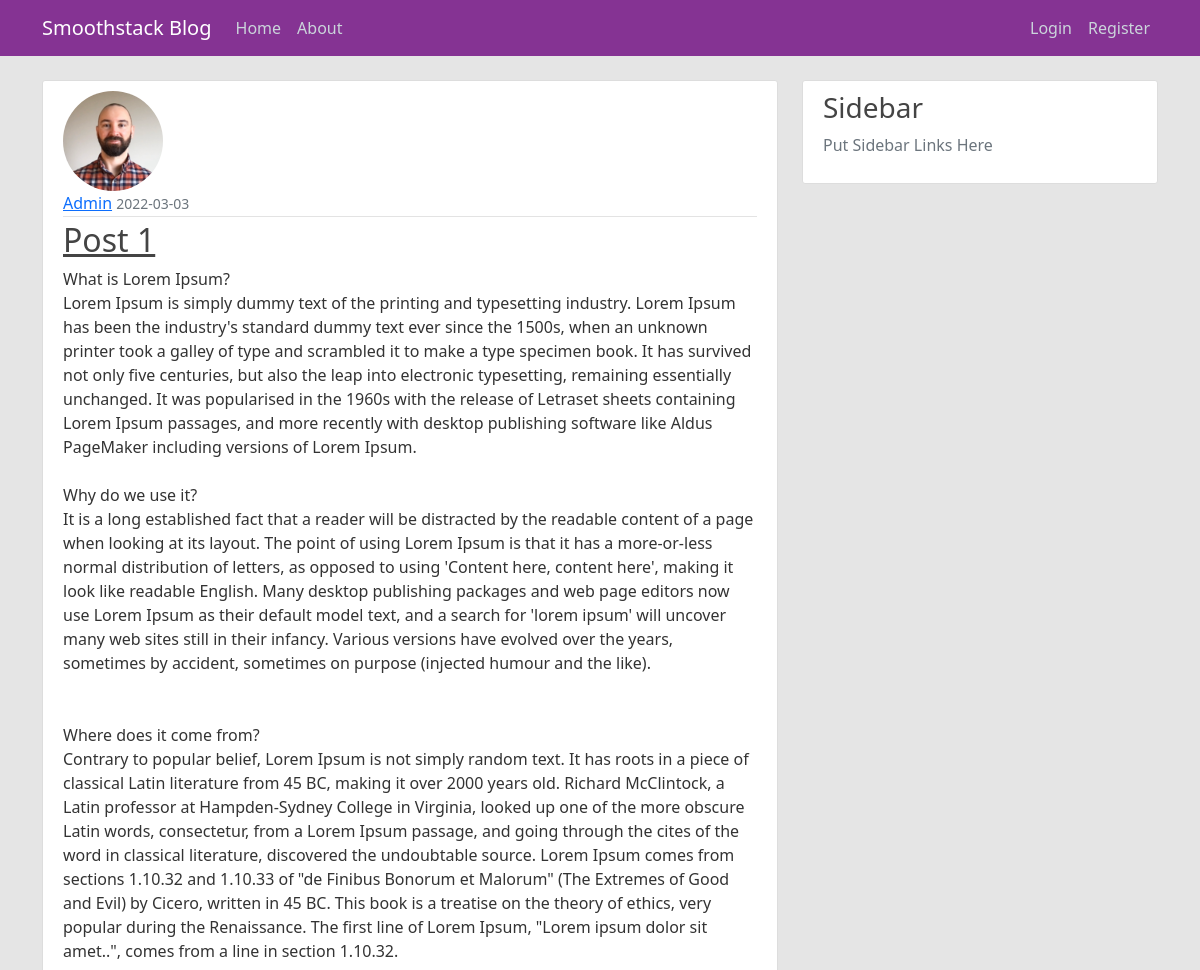
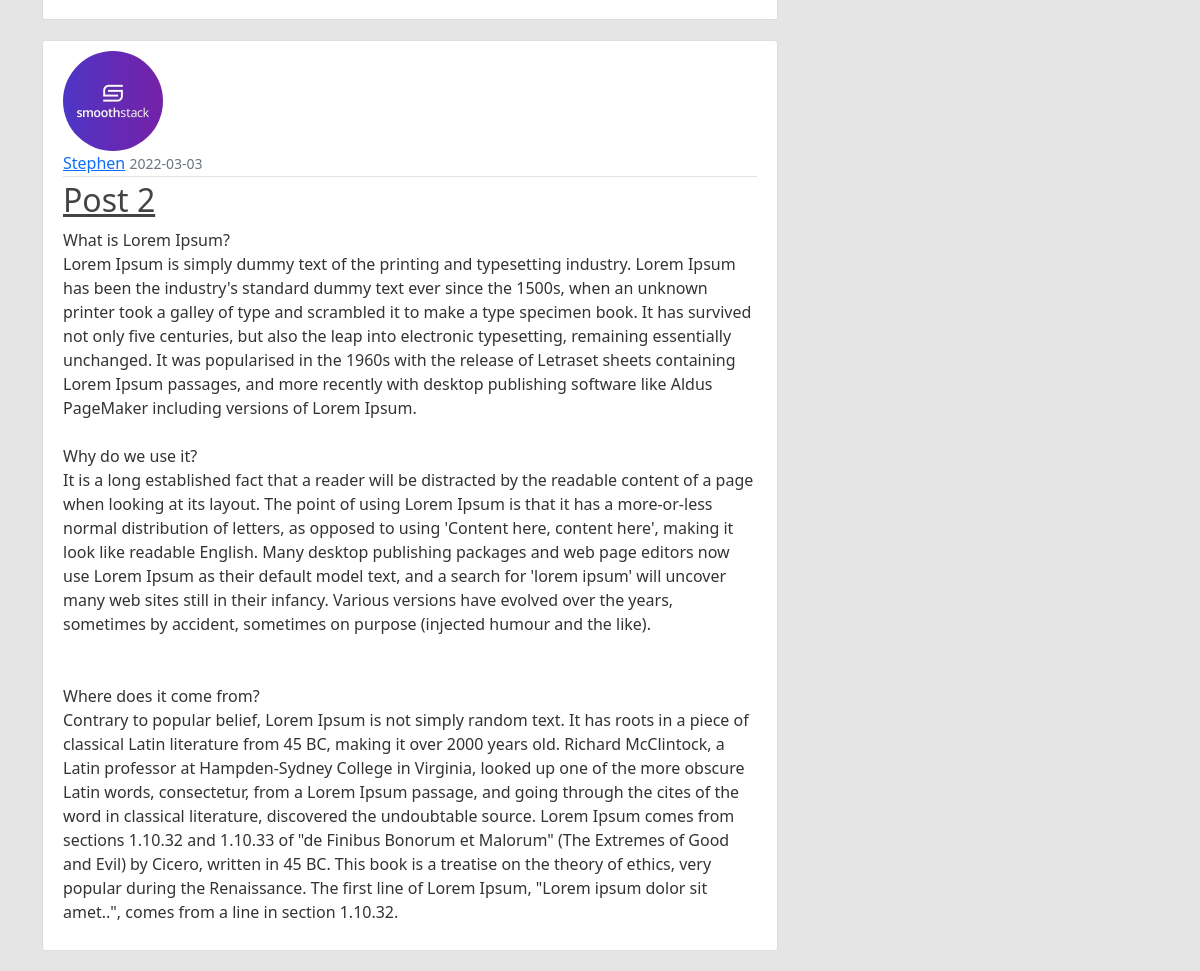
The page /home on the database its author committed (2 pictures, top to bottom).
### app_package/models.py (models this page shows, shortened)
class Post(db.Model):
    id = db.Column(db.Integer, primary_key=True)
    title = db.Column(db.String(100), nullable=False)
    date_posted = db.Column(db.DateTime, nullable=False, default=datetime.utcnow)
    content = db.Column(db.Text, nullable=False)
    user_id = db.Column(db.Integer, db.ForeignKey('user.id'), nullable=False)

class User(db.Model, UserMixin):
    id = db.Column(db.Integer, primary_key=True)
    username = db.Column(db.String(20), unique=True, nullable=False)
    email = db.Column(db.String(120), unique=True, nullable=False)
    image_file = db.Column(db.String(20), nullable=False, default='default.jpg')
    password = db.Column(db.String(60), nullable=False)
    posts = db.relationship('Post', backref='author', lazy=True)

### app_package/routes.py (the view)
@application.route("/")
@application.route("/home")
def home():
    posts = Post.query.all()
    return render_template("home.html", title="Home", posts=posts)

### app_package/templates/home.html (shortened to what this page needs)
{% extends "layout.html" %}
{% block content %}
    {% for post in posts %}
        <article class="media content-section">
            <img style="height: 100px; width: 100px" class="rounded-circle aricle-img" src="{{ url_for("static", filename="profile_pics/" + post.author.image_file) }}">
          <div class="media-body">
            <div class="article-metadata">
              <a class="mr-2" href="#">{{ post.author.username }}</a>
              <small class="text-muted">{{ post.date_posted.strftime("%Y-%m-%d") }}</small>
            </div>
            <h2><a class="article-title" href="{{ url_for("post", post_id=post.id) }}">{{ post.title }}</a></h2>
            <p class="article-content">{{ post.content }}</p>
          </div>
        </article>
    {% endfor %}
{% endblock content %}

### app_package/templates/layout.html (shortened to what this page needs)
<!DOCTYPE html>
<html lang="en">
    <head>
        <link href="https://cdn.jsdelivr.net/npm/bootstrap@5.1.3/dist/css/bootstrap.min.css" rel="stylesheet">
        <link rel="stylesheet" type="text/css" href="{{ url_for("static", filename="main.css") }}">
    </head>
    <body style="background-color: #E5E5E5">
        <header class="site-header">
          <nav class="navbar navbar-expand-md navbar-dark bg-steel fixed-top">
            <div class="container">
              <a class="navbar-brand mr-4" href="/">Smoothstack Blog</a>
              <div class="collapse navbar-collapse" id="navbarToggle">
                <div class="navbar-nav">
                  <a class="nav-item nav-link" href="{{ url_for("home") }}">Home</a>
                  <a class="nav-item nav-link" href="{{ url_for("about") }}">About</a>
                </div>
                <div class="navbar-nav ms-auto">
                  {% if current_user.is_authenticated %}
                      <a class="nav-item nav-link" href="{{ url_for("new_post") }}">New Post</a>
                      <a class="nav-item nav-link" href="{{ url_for("account") }}">Account</a>
                      <a class="nav-item nav-link" href="{{ url_for("logout") }}">Logout</a>
                  {% else %}
                      <a class="nav-item nav-link" href="{{ url_for("login") }}">Login</a>
                      <a class="nav-item nav-link" href="{{ url_for("register") }}">Register</a>
                  {% endif %}
                </div>
              </div>
            </div>
          </nav>
        </header>
        <main role="main" class="container">
          <div class="row">
            <div class="col-md-8" style="margin: auto">
              {% block content %}{% endblock %}
            </div>
            <div class="col-md-4">
              <div class="content-section">
                <h3>Sidebar</h3>
                <p class='text-muted'>Put Sidebar Links Here
                </p>
              </div>
            </div>
          </div>
        </main>
    </body>
</html>

### app_package/static/main.css (style rules this page uses)
body { background: #fafafa; color: #333333; margin-top: 5rem; }
h1, h2, h3, h4, h5, h6 { color: #444444; }
.bg-steel { background-color: #853393; }
.site-header .navbar-nav .nav-link { color: #cbd5db; }
.content-section { background: #ffffff; padding: 10px 20px; border: 1px solid #dddddd; border-radius: 3px; margin-bottom: 20px; }
.article-title { color: #444444; }
.article-content { white-space: pre-line; }
.article-metadata { padding-bottom: 1px; margin-bottom: 4px; border-bottom: 1px solid #e3e3e3 }

### rows shown on the page
Post: image_file (picture), author.username "Admin", date_posted "2022-03-03", title "Post 1", content "What is Lorem Ipsum? Lorem Ipsum is simply dummy text of the printing and typesetting industry. Lorem Ipsum has been the industry's standard dummy text ever since the 1500s, when an unknown printer took a galley of type and scrambled it to make a type specimen book. It has survived not only five centuries, but also the leap into electronic typesetting, remaining essentially unchanged. It was popularised in the 1960s with the release of Letraset sheets containing Lorem Ipsum passages, and more recently with desktop publishing software like Aldus PageMaker including versions of Lorem Ipsum. Why do we use it? It is a long established fact that a reader will be distracted by the readable…"
Post: image_file (placeholder picture), author.username "Stephen", date_posted "2022-03-03", title "Post 2", content "What is Lorem Ipsum? Lorem Ipsum is simply dummy text of the printing and typesetting industry. Lorem Ipsum has been the industry's standard dummy text ever since the 1500s, when an unknown printer took a galley of type and scrambled it to make a type specimen book. It has survived not only five centuries, but also the leap into electronic typesetting, remaining essentially unchanged. It was popularised in the 1960s with the release of Letraset sheets containing Lorem Ipsum passages, and more recently with desktop publishing software like Aldus PageMaker including versions of Lorem Ipsum. Why do we use it? It is a long established fact that a reader will be distracted by the readable…"
